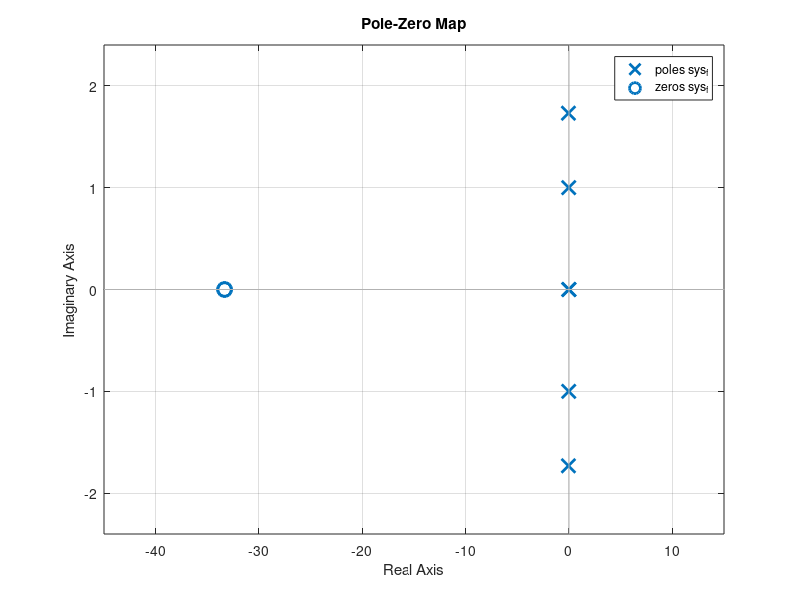
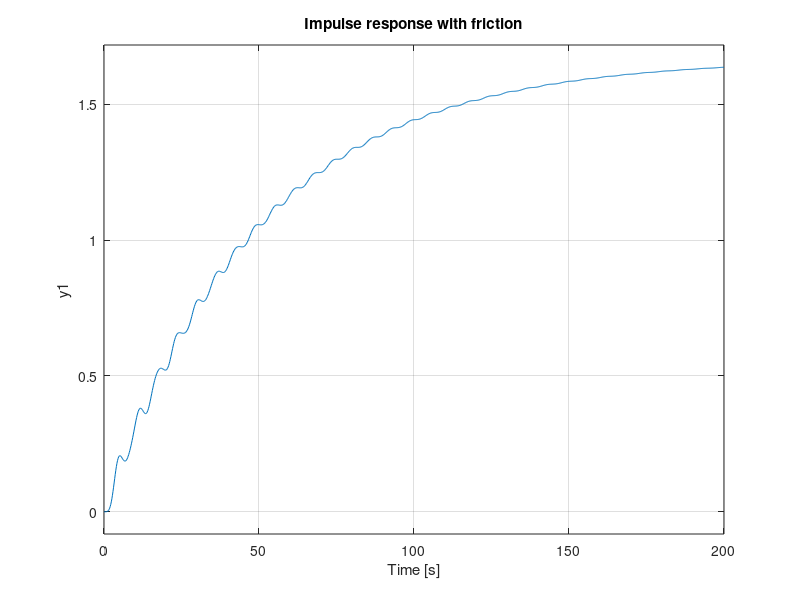
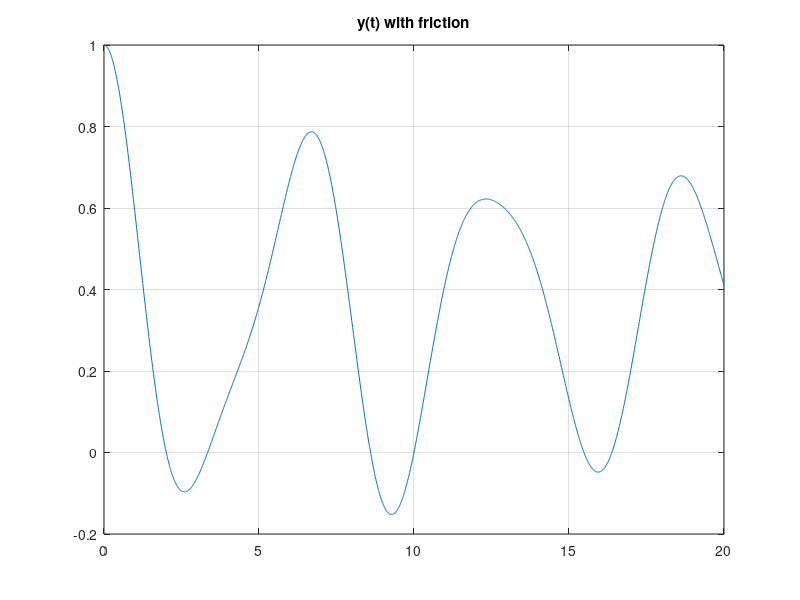
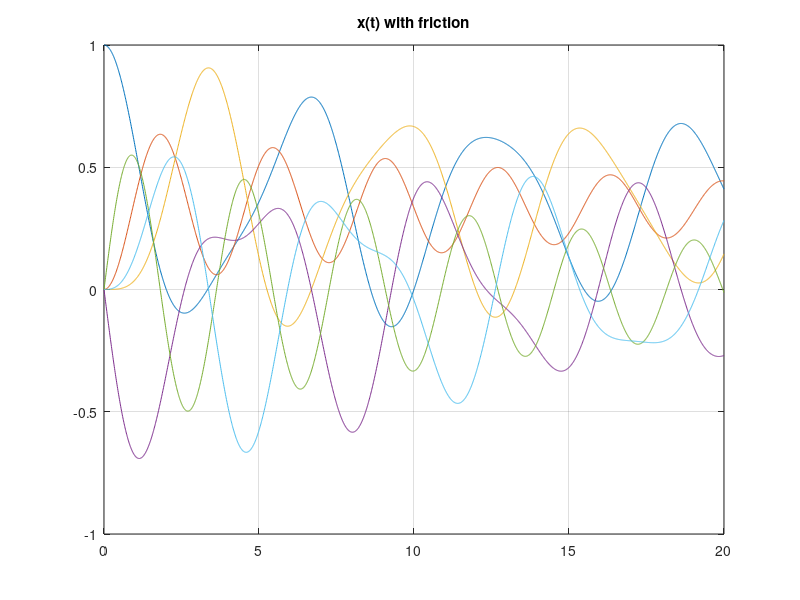

The MATLAB source for these figures, in order: (Note: this script raises an error after producing the figures.)
% 5 

% Parameters
m1 = 10; m2 = 10; m3 = 10;
k1 = 10; k2 = 10;
c1 = 0.3; c2 = 0.3;

% friction
x1 = 0.2; x2 = 0.2; x3 = 0.2;

% State-space matrices
A = [ 0      0        0        1        0        0;
      0      0        0        0        1        0;
      0      0        0        0        0        1;
      -k1/m1 k1/m1    0   -(c1+x1)/m1  c1/m1     0;
      k1/m2  -(k1+k2)/m2   k2/m2   c1/m2    -(c1+c2+x2)/m2  c2/m2;
      0      k2/m3        -k2/m3    0   c2/m3 -(c2+x3)/m3 ];

B = [0; 0; 0; 0; 0; 1/m3];

C = [1 0 0 0 0 0];   % GPS on first wagon


sys_f = ss(A,B,C,0);

%1
figure;
pzmap(sys_f); 
grid on;


%2
figure;
impulse(sys_f,200);
title('Impulse response with friction');
grid on;

%3
x0 = [1 0 0 0 0 0]';
t = 0:0.01:20;
[y1,t1,x1] = initial(sys_f,x0,t);

figure; plot(t1,y1); title('y(t) with friction'); grid on;
figure; plot(t1,x1); title('x(t) with friction'); grid on;

%4
x0 = [0 0 0 1 0 0]';
t = 0:0.01:20;
[y1,t1,x1] = initial(sys_f,x0,t);

figure; plot(t1,y1); title('y(t) with friction'); grid on;
figure; plot(t1,x1); title('x(t) with friction'); grid on;


% 6
[mag,phase,w] = bode(sys_f);
mag_db = 20*log10(squeeze(mag));

idx1 = find(mag_db <= -28, 1, 'first');
idx2 = find(mag_db <= -50, 1, 'first');

w1 = w(idx1);
w2 = w(idx2);

f1 = w1/(2*pi)
f2 = w2/(2*pi)

Ts1 = 1/f1;
Ts2 = 1/f2;

sysd1 = c2d(sys_f, Ts1, 'zoh');
sysd2 = c2d(sys_f, Ts2, 'zoh');

figure;
subplot(3,1,1); initial(sys_f, x0, 20); title('Continuous');
subplot(3,1,2); initial(sysd1, x0, 20); title('Discrete f1');
subplot(3,1,3); initial(sysd2, x0, 20); title('Discrete f2');

% 7

figure; 
rlocus(sys_f); 
grid on; 
title('Root Locus sistema con attrito');

Kvec = linspace(0,5000,50000);   % tanti valori di K
poles = rlocus(sys_f, Kvec);

% Trova il primo K per cui un polo entra nel semipiano destro
stable = true(size(Kvec));

for i = 1:length(Kvec)
    if any(real(poles(:,i)) >= 0)
        stable(i) = false;
    end
end

% Il massimo K stabile è l'ultimo K prima dell'instabilità
Kmax = Kvec(find(stable,1,'last'))

% 8 

Ob = obsv(A,C);
rank_Ob = rank(Ob)

% 9

desired_poles = [-1 -2 -3 -4 -5 -6];
K = acker(A,B,desired_poles)
